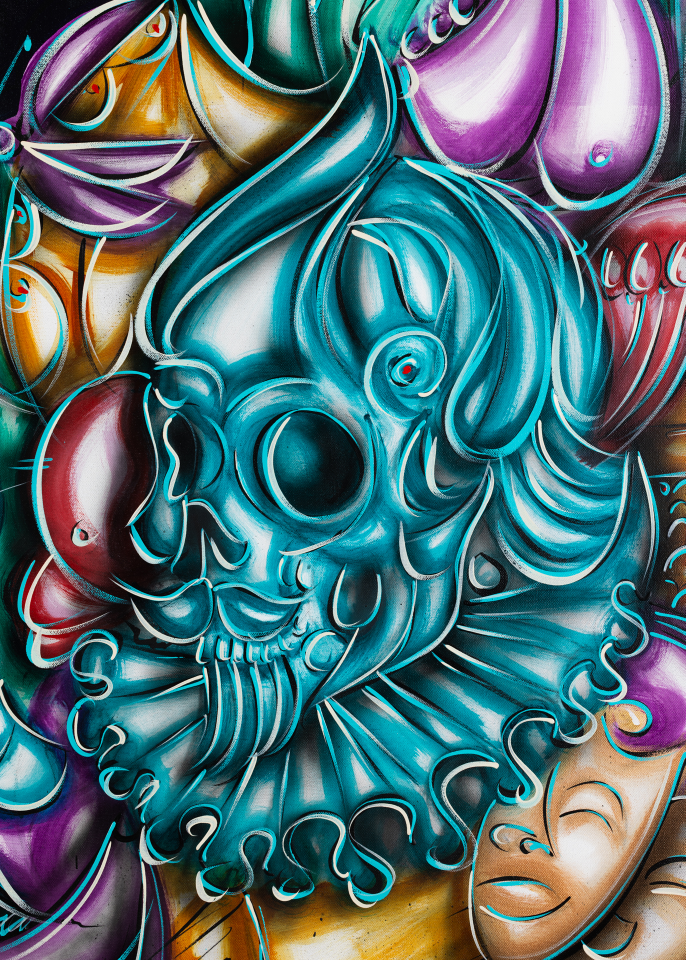
#> input picture assets/afiche_1.jpg, 1371 x 1920 px, found by its file name (shown at 1/2 size)
$ python crop_image.py
#> lines starting #> are read from the running program, lines starting #| are printed output that depends on the picture
from PIL import Image
import os

img_path = r'c:\Users\alvar\OneDrive\Documentos\GitHub\IHTF\assets\afiche_1.jpg'
output_path = r'c:\Users\alvar\OneDrive\Documentos\GitHub\IHTF\assets\afiche_1_horizontal.jpg'

if os.path.exists(img_path):
    print("Image found!")
    with Image.open(img_path) as img:
#> img is the input picture: PIL image 1371x1920 RGB; mean R, G, B 78, 110.2, 115.7
        w, h = img.size
#> w = 1371; h = 1920
        print(f"Original size: {w}x{h}")
#| Original size: 1371x1920

        # We want a 16:9 horizontal crop from the center
        # Since it is vertical (w < h), the maximum width we can use is w.
        # Target height is w * 9 / 16.
        target_h = int(w * 9 / 16)
#> target_h = 771

        # Crop from the center of the height
        top = (h - target_h) // 2
#> top = 574
        bottom = top + target_h
#> bottom = 1345
        left = 0
        right = w
#> right = 1371

        print(f"Cropping box: left={left}, top={top}, right={right}, bottom={bottom}")
#| Cropping box: left=0, top=574, right=1371, bottom=1345
        cropped = img.crop((left, top, right, bottom))
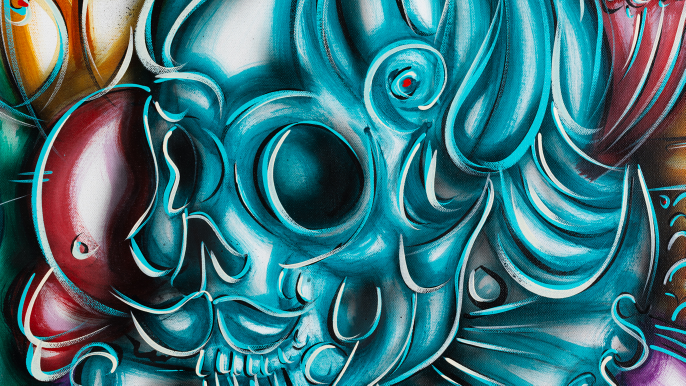
#> cropped: PIL image 1371x771 RGB (shown at 1/2 size); mean R, G, B 59.2, 112.9, 120.9

        # Resize to a reasonable web size (e.g. 1920x1080) to save space and load faster
        if w > 1920:
            cropped = cropped.resize((1920, 1080), Image.Resampling.LANCZOS)
            print("Resized to 1920x1080")

        cropped.save(output_path, 'JPEG', quality=85)
        print(f"Saved to {output_path}")
else:
    print("Image not found!")
